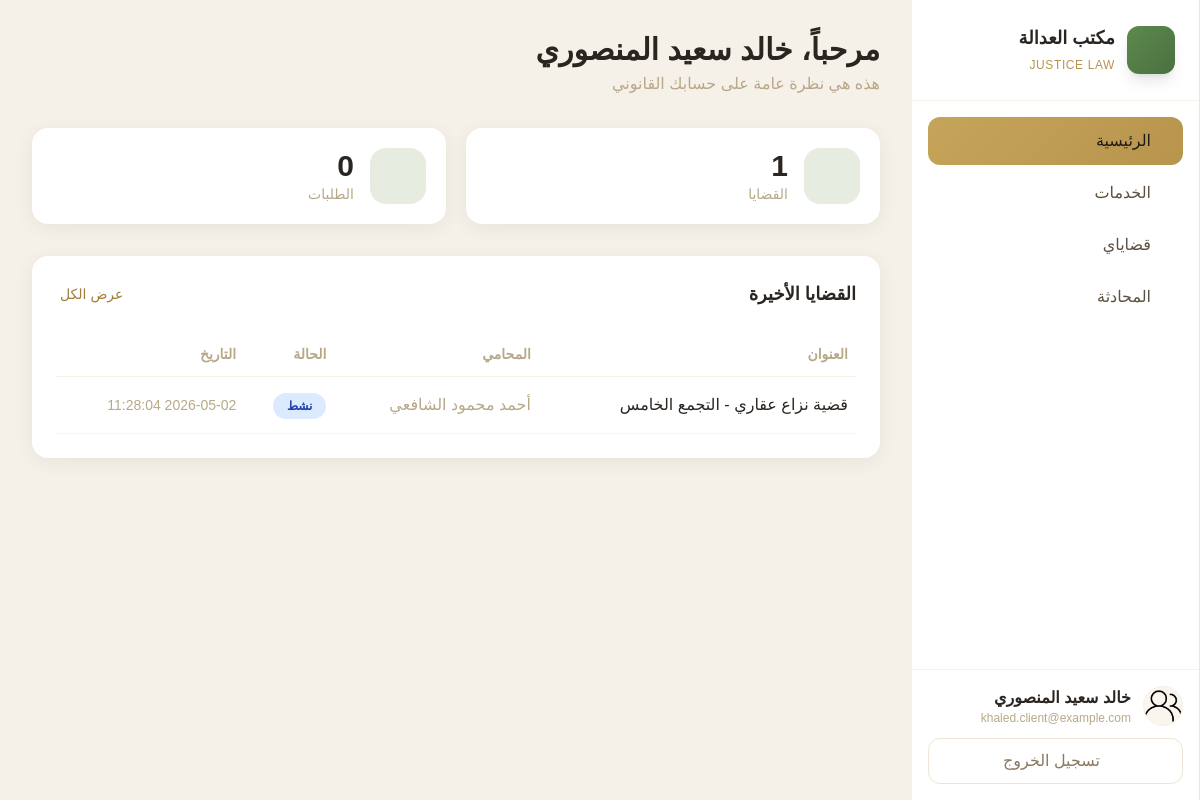
The app's page /pages/client/dashboard.php (signed in) with its own data.
### tables this page shows
CREATE TABLE IF NOT EXISTS cases (
    id INT AUTO_INCREMENT PRIMARY KEY,
    client_id INT NOT NULL,
    lawyer_id INT DEFAULT NULL,
    title VARCHAR(255) NOT NULL,
    client_name VARCHAR(255) NOT NULL,
    lawyer_name VARCHAR(255) DEFAULT NULL,
    case_type VARCHAR(100) DEFAULT NULL,
    status ENUM('active', 'pending', 'completed') DEFAULT 'pending',
    description TEXT,
    created_at TIMESTAMP DEFAULT CURRENT_TIMESTAMP,
    FOREIGN KEY (client_id) REFERENCES users(id) ON DELETE CASCADE,
    FOREIGN KEY (lawyer_id) REFERENCES users(id) ON DELETE SET NULL
);

### includes/auth.php (called while the page is built, shortened)
<?php
function getUser() {
    return [
        "id" => $_SESSION["user_id"] ?? null,
        "name" => $_SESSION["user_name"] ?? null,
        "email" => $_SESSION["user_email"] ?? null,
        "role" => $_SESSION["user_role"] ?? null,
    ];
}

### pages/client/dashboard.php (the view, shortened to what this page needs)
<?php
require_once __DIR__ . "/../../includes/auth.php";
$conn = getDb();
$user = getUser();
$stmt = $conn->prepare("SELECT COUNT(*) as total FROM cases WHERE client_id = ?");
$stmt->bind_param("i", $user["id"]);
$stmt->execute();
$casesCount = $stmt->get_result()->fetch_assoc()["total"];
$stmt = $conn->prepare("SELECT COUNT(*) as total FROM service_requests WHERE client_id = ?");
$stmt->bind_param("i", $user["id"]);
$stmt->execute();
$requestsCount = $stmt->get_result()->fetch_assoc()["total"];
$stmt = $conn->prepare("SELECT id, title, lawyer_name, status, created_at FROM cases WHERE client_id = ? ORDER BY created_at DESC LIMIT 5");
$stmt->bind_param("i", $user["id"]);
$stmt->execute();
$recentCases = $stmt->get_result();
include __DIR__ . "/../../includes/header.php";
?>
<div class="p-6 lg:p-8">
    <div class="mb-8">
        <h1 class="text-2xl lg:text-3xl font-bold text-dark-700">مرحباً، <?= htmlspecialchars($user["name"]) ?></h1>
        <p class="text-noble-600 mt-1">هذه هي نظرة عامة على حسابك القانوني</p>
    </div>
    <div class="grid grid-cols-1 md:grid-cols-2 gap-5 mb-8">
        <div class="card p-5 flex items-center gap-4">
            <div class="w-14 h-14 rounded-2xl bg-justice-100 flex items-center justify-center">
            </div>
            <div>
                <p class="text-3xl font-bold text-dark-700"><?= $casesCount ?></p>
                <p class="text-sm text-noble-600">القضايا</p>
            </div>
        </div>
        <div class="card p-5 flex items-center gap-4">
            <div class="w-14 h-14 rounded-2xl bg-justice-100 flex items-center justify-center">
            </div>
            <div>
                <p class="text-3xl font-bold text-dark-700"><?= $requestsCount ?></p>
                <p class="text-sm text-noble-600">الطلبات</p>
            </div>
        </div>
    </div>
    <div class="card p-6">
        <div class="flex items-center justify-between mb-6">
            <h2 class="text-lg font-bold text-dark-700">القضايا الأخيرة</h2>
            <a href="<?= SITE_URL ?>/pages/client/cases.php" class="text-sm text-gold-600 hover:text-gold-700 flex items-center gap-1">
                عرض الكل <span class="iconify" data-icon="lucide:arrow-left"></span>
            </a>
        </div>
        <?php if ($recentCases->num_rows > 0): ?>
            <div class="overflow-x-auto">
                <table class="w-full">
                    <thead>
                        <tr class="border-b border-noble-200">
                            <th class="text-right py-3 px-2 text-sm font-semibold text-noble-600">العنوان</th>
                            <th class="text-right py-3 px-2 text-sm font-semibold text-noble-600">المحامي</th>
                            <th class="text-right py-3 px-2 text-sm font-semibold text-noble-600">الحالة</th>
                            <th class="text-right py-3 px-2 text-sm font-semibold text-noble-600">التاريخ</th>
                        </tr>
                    </thead>
                    <tbody>
                        <?php while ($c = $recentCases->fetch_assoc()): ?>
                        <tr class="border-b border-noble-100 hover:bg-noble-50 transition-colors">
                            <td class="py-4 px-2 font-medium text-dark-700"><?= htmlspecialchars($c["title"]) ?></td>
                            <td class="py-4 px-2 text-noble-600"><?= htmlspecialchars($c["lawyer_name"] ?? "-") ?></td>
                            <td class="py-4 px-2">
                                <?php
                                $statusClasses = [
                                    'pending' => 'badge-pending',
                                    'active' => 'badge-active',
                                    'completed' => 'badge-completed'
                                ];
                                $statusLabels = [
                                    'pending' => 'قيد الانتظار',
                                    'active' => 'نشط',
                                    'completed' => 'مكتمل'
                                ];
                                $class = $statusClasses[$c['status']] ?? 'badge-pending';
                                $label = $statusLabels[$c['status']] ?? $c['status'];
                                ?>
                                <span class="badge <?= $class ?>"><?= $label ?></span>
                            </td>
                            <td class="py-4 px-2 text-noble-600 text-sm"><?= $c["created_at"] ?></td>
                        </tr>
                        <?php endwhile; ?>
                    </tbody>
                </table>
            </div>
        <?php endif; ?>
    </div>
</div>
<?php include __DIR__ . "/../../includes/footer.php"; ?>

### includes/header.php (style rules this page uses)
* { box-sizing: border-box; }
html { scroll-behavior: smooth; }
body { font-family: 'IBM Plex Sans Arabic', sans-serif; background-color: #F5F0E8; }
.card { background: white; border-radius: 16px; box-shadow: 0 4px 20px rgba(0,0,0,0.06); transition: all 0.3s ease; }
.badge { padding: 6px 14px; border-radius: 20px; font-size: 12px; font-weight: 600; }
.badge-active { background: #DBEAFE; color: #1E40AF; }

### records on screen
cases: title "قضية نزاع عقاري - التجمع الخامس", lawyer_name "أحمد محمود الشافعي", status "نشط", created_at "2026-05-02 11:28:04"

### other values on screen
$link['label'] "الرئيسية"
$link['label'] "الخدمات"
$link['label'] "قضاياي"
$link['label'] "المحادثة"
$user['name'] "خالد سعيد المنصوري"
$user['email'] "khaled.client@example.com"
$user["name"] "خالد سعيد المنصوري"
$casesCount "1"
$requestsCount "0"
